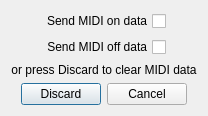
<?xml version="1.0" encoding="UTF-8"?>
<ui version="4.0">
 <class>MidiLearnPairedDialog</class>
 <widget class="QDialog" name="MidiLearnPairedDialog">
  <property name="geometry">
   <rect>
    <x>0</x>
    <y>0</y>
    <width>202</width>
    <height>110</height>
   </rect>
  </property>
  <property name="windowTitle">
   <string>MIDI Learn</string>
  </property>
  <layout class="QVBoxLayout" name="verticalLayout">
   <item>
    <layout class="QGridLayout" name="gridLayout">
     <item row="0" column="0" rowspan="2">
      <spacer name="horizontalSpacer_4">
       <property name="orientation">
        <enum>Qt::Horizontal</enum>
       </property>
       <property name="sizeHint" stdset="0">
        <size>
         <width>40</width>
         <height>20</height>
        </size>
       </property>
      </spacer>
     </item>
     <item row="0" column="1">
      <widget class="QCheckBox" name="firstMidiBox">
       <property name="layoutDirection">
        <enum>Qt::RightToLeft</enum>
       </property>
       <property name="text">
        <string>Send MIDI on data</string>
       </property>
       <property name="checkable">
        <bool>true</bool>
       </property>
      </widget>
     </item>
     <item row="0" column="2" rowspan="2">
      <spacer name="horizontalSpacer_3">
       <property name="orientation">
        <enum>Qt::Horizontal</enum>
       </property>
       <property name="sizeHint" stdset="0">
        <size>
         <width>40</width>
         <height>20</height>
        </size>
       </property>
      </spacer>
     </item>
     <item row="1" column="1">
      <widget class="QCheckBox" name="secondMidiBox">
       <property name="layoutDirection">
        <enum>Qt::RightToLeft</enum>
       </property>
       <property name="text">
        <string>Send MIDI off data</string>
       </property>
       <property name="checkable">
        <bool>true</bool>
       </property>
       <property name="checked">
        <bool>false</bool>
       </property>
      </widget>
     </item>
    </layout>
   </item>
   <item>
    <widget class="QLabel" name="label">
     <property name="text">
      <string>or press Discard to clear MIDI data</string>
     </property>
     <property name="alignment">
      <set>Qt::AlignCenter</set>
     </property>
    </widget>
   </item>
   <item>
    <layout class="QHBoxLayout" name="horizontalLayout">
     <item>
      <spacer name="horizontalSpacer">
       <property name="orientation">
        <enum>Qt::Horizontal</enum>
       </property>
       <property name="sizeHint" stdset="0">
        <size>
         <width>40</width>
         <height>20</height>
        </size>
       </property>
      </spacer>
     </item>
     <item>
      <widget class="QDialogButtonBox" name="buttonBox">
       <property name="orientation">
        <enum>Qt::Horizontal</enum>
       </property>
       <property name="standardButtons">
        <set>QDialogButtonBox::Cancel|QDialogButtonBox::Discard</set>
       </property>
      </widget>
     </item>
     <item>
      <spacer name="horizontalSpacer_2">
       <property name="orientation">
        <enum>Qt::Horizontal</enum>
       </property>
       <property name="sizeHint" stdset="0">
        <size>
         <width>40</width>
         <height>20</height>
        </size>
       </property>
      </spacer>
     </item>
    </layout>
   </item>
  </layout>
 </widget>
 <resources/>
 <connections>
  <connection>
   <sender>buttonBox</sender>
   <signal>accepted()</signal>
   <receiver>MidiLearnPairedDialog</receiver>
   <slot>accept()</slot>
   <hints>
    <hint type="sourcelabel">
     <x>248</x>
     <y>254</y>
    </hint>
    <hint type="destinationlabel">
     <x>157</x>
     <y>274</y>
    </hint>
   </hints>
  </connection>
  <connection>
   <sender>buttonBox</sender>
   <signal>rejected()</signal>
   <receiver>MidiLearnPairedDialog</receiver>
   <slot>reject()</slot>
   <hints>
    <hint type="sourcelabel">
     <x>316</x>
     <y>260</y>
    </hint>
    <hint type="destinationlabel">
     <x>286</x>
     <y>274</y>
    </hint>
   </hints>
  </connection>
 </connections>
</ui>
